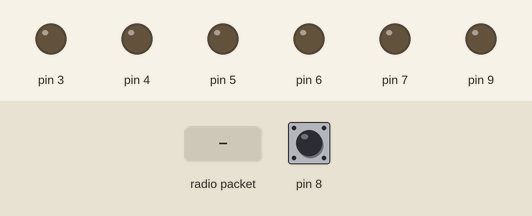
Bench run of a sketch on a simulated Arduino Uno, built with avr-gcc and run on an emulated ATmega328P. Parts: output pins drawn as LEDs (lit = HIGH). Inputs (shaded band) come from the test bench; at power-on: pin 8 HIGH. No radio packets arrive unless stated.

Above: at 1.2 s.
1.3 s: radio packet "1" arrives
At 1.6 s:
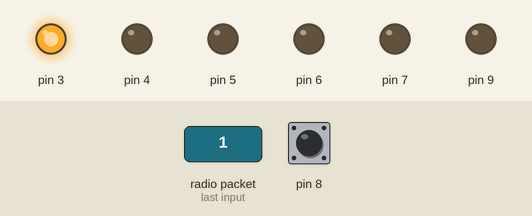
2.8 s: radio packet "2" arrives
At 4.0 s:
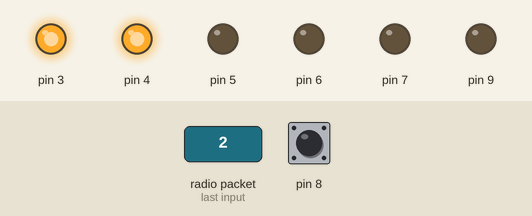
4.3 s: radio packet "3" arrives
At 5.1 s:
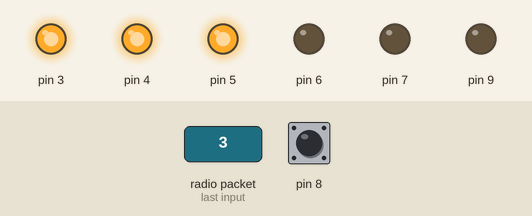
5.8 s: radio packet "4" arrives
At 6.2 s:
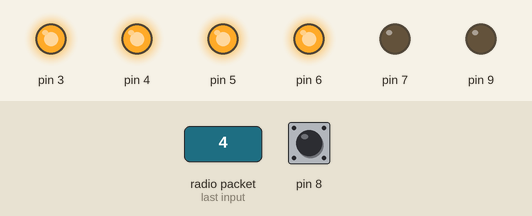
7.3 s: radio packet "5" arrives
At 8.5 s:
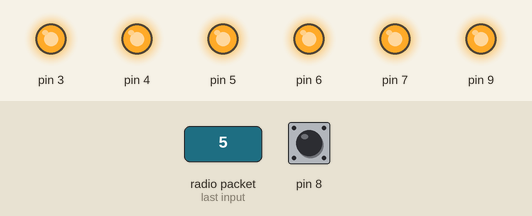
8.8 s: radio packet "0" arrives
At 9.7 s:
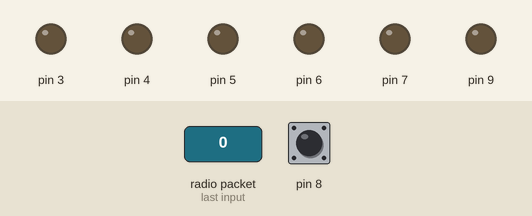
Timing chart, 0 to 11.3 s (numbered marks = the images above; inputs shaded):
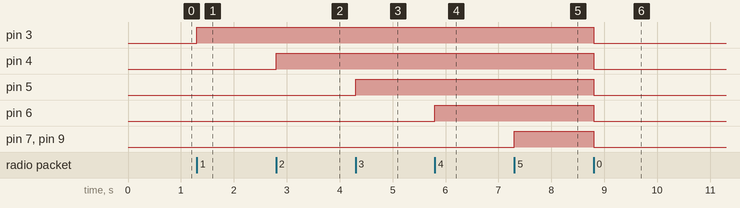

The sketch:

rec.ino
```cpp
#include <VirtualWire.h>
bool state;
void setup () {
  Serial.begin (9600);            // Debugging only

  // Initialise the IO and ISR
  vw_setup (2000);      // Bits per sec
  vw_set_rx_pin (11);    // Rx Data pin to Digital  Pin 2
  vw_rx_start ();       // Start the receiver PLL running
    pinMode(9, OUTPUT);
    pinMode(3, OUTPUT);
    pinMode(4, OUTPUT);
    pinMode(5, OUTPUT);
    pinMode(6, OUTPUT);
    pinMode(7, OUTPUT);
 pinMode(8, INPUT_PULLUP);
}
void loop () {
  uint8_t buf [VW_MAX_MESSAGE_LEN];
  uint8_t buflen = VW_MAX_MESSAGE_LEN;
  if (vw_get_message (buf, &buflen)) {
    int i;
    // Message with a good checksum received, dump it
    //Serial.println(buf [0]);
   switch(buf [0]){
    case '0':
digitalWrite(3,0);
digitalWrite(4,0);
digitalWrite(5,0);
digitalWrite(6,0);
digitalWrite(7,0);
    break;
    case '1':
digitalWrite(3,1);
digitalWrite(4,0);
digitalWrite(5,0);
digitalWrite(6,0);
digitalWrite(7,0);
    break;
    case '2':
digitalWrite(3,1);
digitalWrite(4,1);
digitalWrite(5,0);
digitalWrite(6,0);
digitalWrite(7,0);
    break;
    case '3':
digitalWrite(3,1);
digitalWrite(4,1);
digitalWrite(5,1);
digitalWrite(6,0);
digitalWrite(7,0);
    break;
    case '4':
digitalWrite(3,1);
digitalWrite(4,1);
digitalWrite(5,1);
digitalWrite(6,1);
digitalWrite(7,0);
    break;
    case '5':
digitalWrite(3,1);
digitalWrite(4,1);
digitalWrite(5,1);
digitalWrite(6,1);
digitalWrite(7,1);
    break;
    }
if(buf [0]<50) digitalWrite(9,0);
if(buf [0]>52) digitalWrite(9,1);
else if(!digitalRead(8)&!state){state=1;digitalWrite(9,!digitalRead(9));  }
  if(digitalRead(8))state=0;
  }
}
```

Measured:
- after the input at 1.3 s, pin 3: LOW → HIGH at once
- after the input at 2.8 s, pin 4: LOW → HIGH at once
- after the input at 4.3 s, pin 5: LOW → HIGH at once
- after the input at 5.8 s, pin 6: LOW → HIGH at once
- after the input at 7.3 s, pin 7, pin 9: LOW → HIGH at once
- after the input at 8.8 s, pin 3–7, pin 9: HIGH → LOW at once
